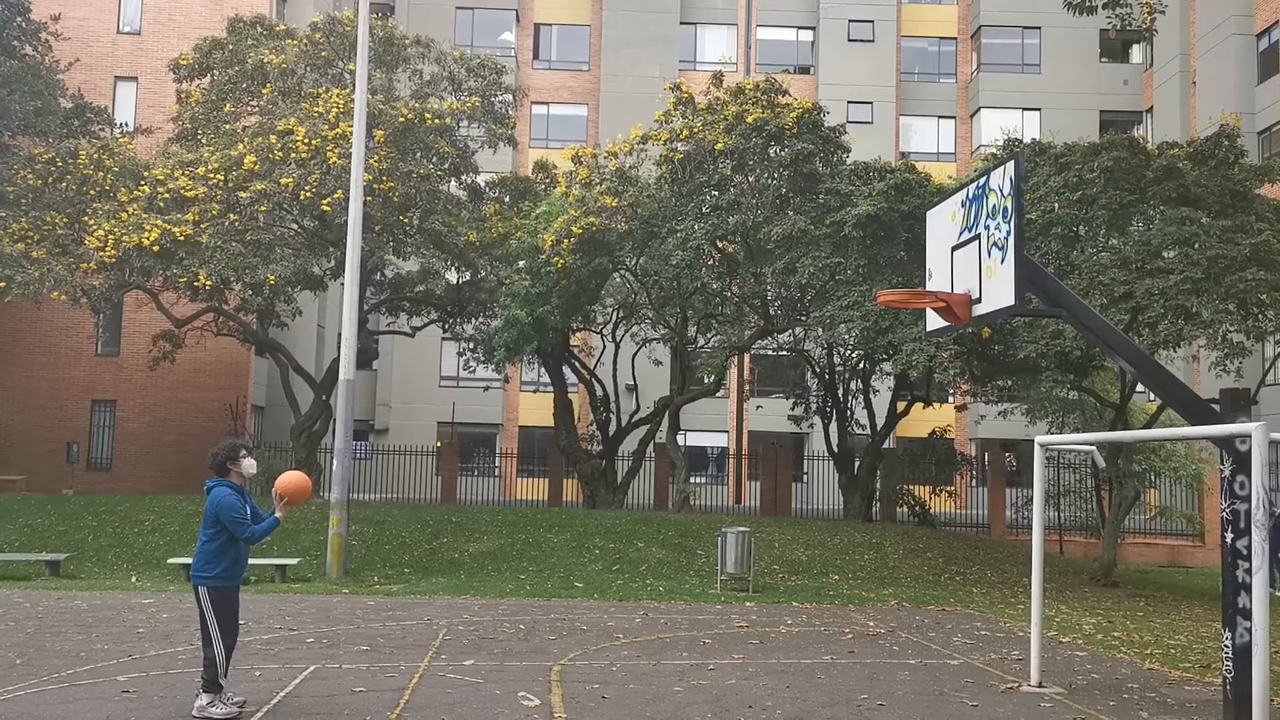
#> input picture frame 15 of user_files/tiro.mp4, 1280 x 720 px
$ python contornos.py
#> lines starting #> are read from the running program, lines starting #| are printed output that depends on the picture; after the words box and inside, x2 and y2 are one past the last pixel; in counts of white or black regions, pixels touching at a corner belong together
import cv2
import numpy as np
import csv
import os

input_video = "user_files/tiro.mp4"
output_video = "preprocesamiento/video_balon_tracking.mp4"
output_csv = "user_files/trayectoria.csv"

cap = cv2.VideoCapture(input_video)
width = int(cap.get(cv2.CAP_PROP_FRAME_WIDTH))
height = int(cap.get(cv2.CAP_PROP_FRAME_HEIGHT))
fps = cap.get(cv2.CAP_PROP_FPS)

writer = cv2.VideoWriter(output_video, cv2.VideoWriter_fourcc(*'mp4v'), fps, (width, height), isColor=True)

# --- Rango de color NEGRO en HSV ---
lower_black = np.array([0, 0, 0])
upper_black = np.array([180, 255, 60])

tracker = None
frame_number = 0
trayectoria = []  # Lista para guardar la trayectoria

while True:
    ret, frame = cap.read()
#> frame is the input picture: shape (720, 1280, 3); mean B, G, R 102.2, 116.1, 119.9
    if not ret:
        break

    output = frame.copy()

    if tracker is None:
        hsv = cv2.cvtColor(frame, cv2.COLOR_BGR2HSV)
#> hsv: shape (720, 1280, 3); mean H, S, V 32.2, 47.5, 122.6
        hsv_blur = cv2.GaussianBlur(hsv, (5, 5), 0)
#> hsv_blur: shape (720, 1280, 3); mean H, S, V 32.2, 47.5, 122.6
        mask = cv2.inRange(hsv_blur, lower_black, upper_black)
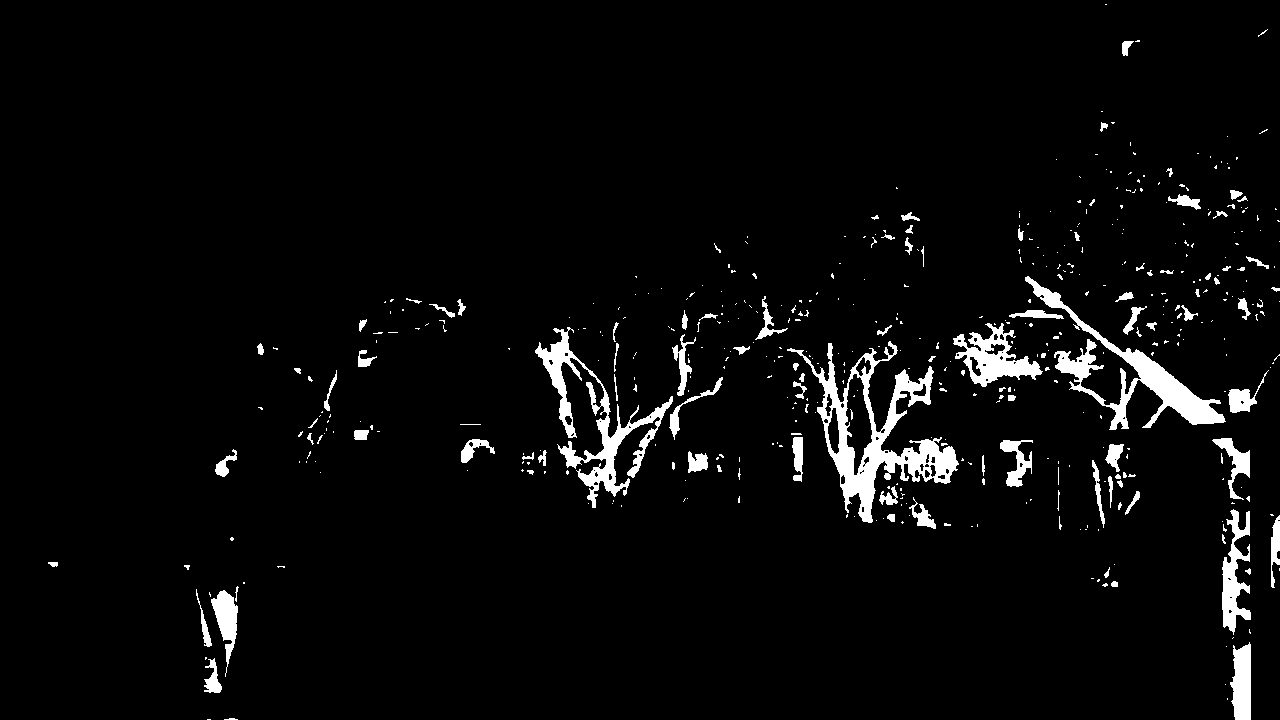
#> mask: shape (720, 1280); 4% white; 484 white regions (378 under 20 px), largest, box (x1, y1, x2, y2) and area: (787, 341, 959, 523) 7574, (1025, 276, 1226, 430) 5352, (535, 327, 673, 508) 4792

        kernel = cv2.getStructuringElement(cv2.MORPH_ELLIPSE, (5, 5))
        mask_clean = cv2.morphologyEx(mask, cv2.MORPH_OPEN, kernel, iterations=2)
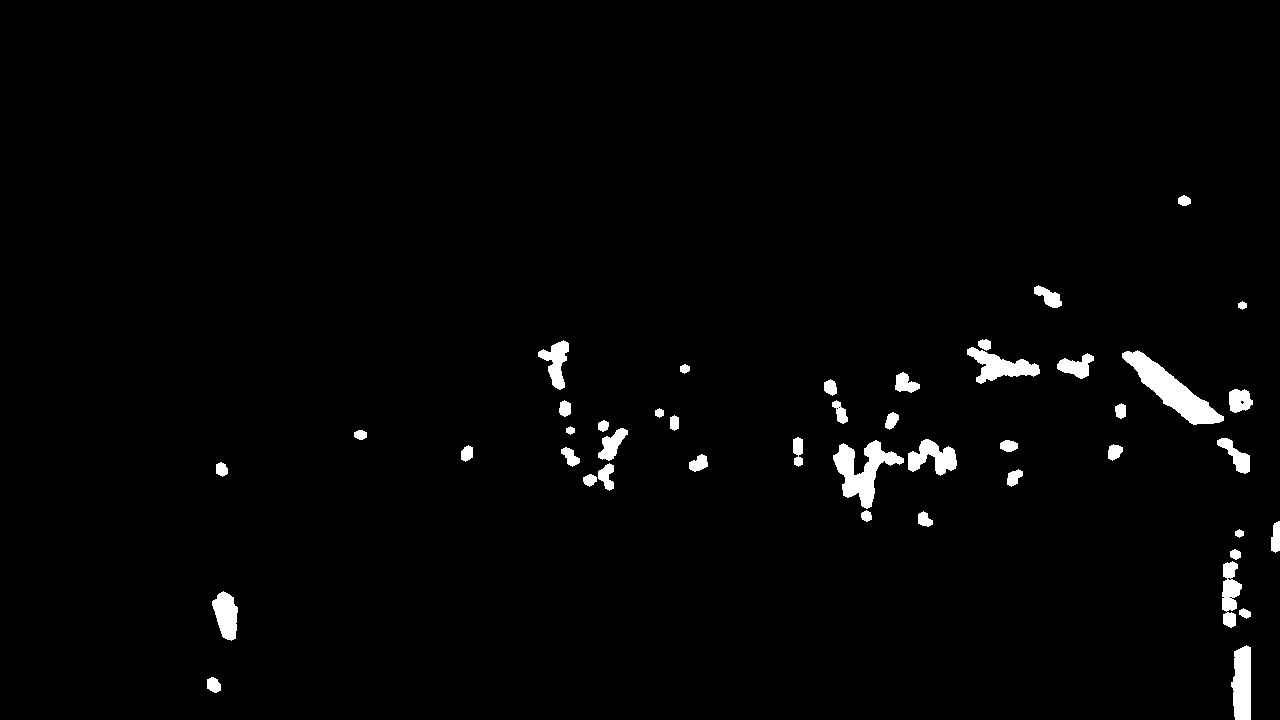
#> mask_clean: shape (720, 1280); 1.9% white; 45 white regions

        contours, _ = cv2.findContours(mask_clean, cv2.RETR_EXTERNAL, cv2.CHAIN_APPROX_SIMPLE)
#> contours = 45 contours; largest, box (x1, y1, x2, y2) and area: (1122, 350, 1224, 425) 2404, (833, 440, 904, 509) 1884, (1231, 645, 1251, 720) 1168, (967, 347, 1040, 384) 1130, (908, 439, 957, 476) 918

        for cnt in contours:
            area = cv2.contourArea(cnt)
            if 200 < area < 8000:
                (x, y), radius = cv2.minEnclosingCircle(cnt)
                circle_area = 3.14 * (radius ** 2)
                if circle_area == 0:
                    continue
                circularidad = area / circle_area

                if 0.7 < circularidad < 1.3:
                    x, y, w, h = cv2.boundingRect(cnt)
                    tracker = cv2.TrackerCSRT_create()
                    tracker.init(frame, (x, y, w, h))
                    cv2.putText(output, "TRACKING INICIADO", (30, 30),
                                cv2.FONT_HERSHEY_SIMPLEX, 0.7, (0, 255, 255), 2)
                    break
#> this loop made 34 passes
#> (area, radius, circle_area, circularidad, w, h) on pass 34: (409.5, 13.26, 552.5, 0.741, 24, 24)
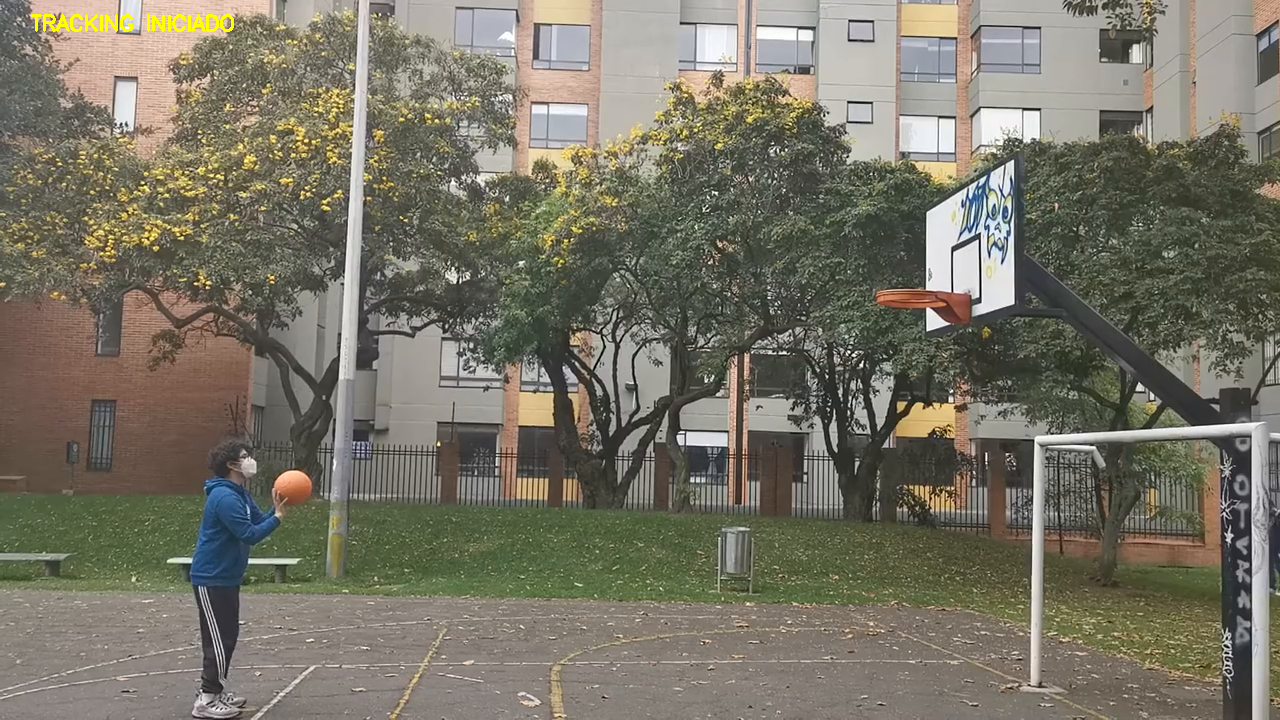
#> output: shape (720, 1280, 3); 0.18% of pixels changed, all inside (x1, y1, x2, y2) = (30, 14, 234, 32)
    else:
        success, box = tracker.update(frame)
        if success:
            (x, y, w, h) = [int(v) for v in box]
            center_x = x + w // 2
            center_y = y + h // 2
            trayectoria.append([frame_number, center_x, center_y])

            cv2.rectangle(output, (x, y), (x+w, y+h), (0, 255, 0), 2)
            cv2.circle(output, (center_x, center_y), 3, (255, 0, 0), -1)
            cv2.putText(output, "BALON", (x, y-10),
                        cv2.FONT_HERSHEY_SIMPLEX, 0.7, (0, 255, 0), 2)
        else:
            tracker = None
            cv2.putText(output, "BUSCANDO BALON...", (30, 30),
                        cv2.FONT_HERSHEY_SIMPLEX, 0.7, (0, 0, 255), 2)

    writer.write(output)
    cv2.imshow("Deteccion + Tracking", output)

    if cv2.waitKey(1) & 0xFF == ord('q'):
#> (key q is pressed here)
        break

    frame_number += 1

cap.release()
writer.release()
cv2.destroyAllWindows()

# ==== GUARDAR CSV ====
os.makedirs("user_files", exist_ok=True)
with open(output_csv, mode='w', newline='') as file:
    writer = csv.writer(file)
    writer.writerow(["frame", "x", "y"])
    writer.writerows(trayectoria)

print(f"Trayectoria guardada en {output_csv}")

$ run again, starting later in the video
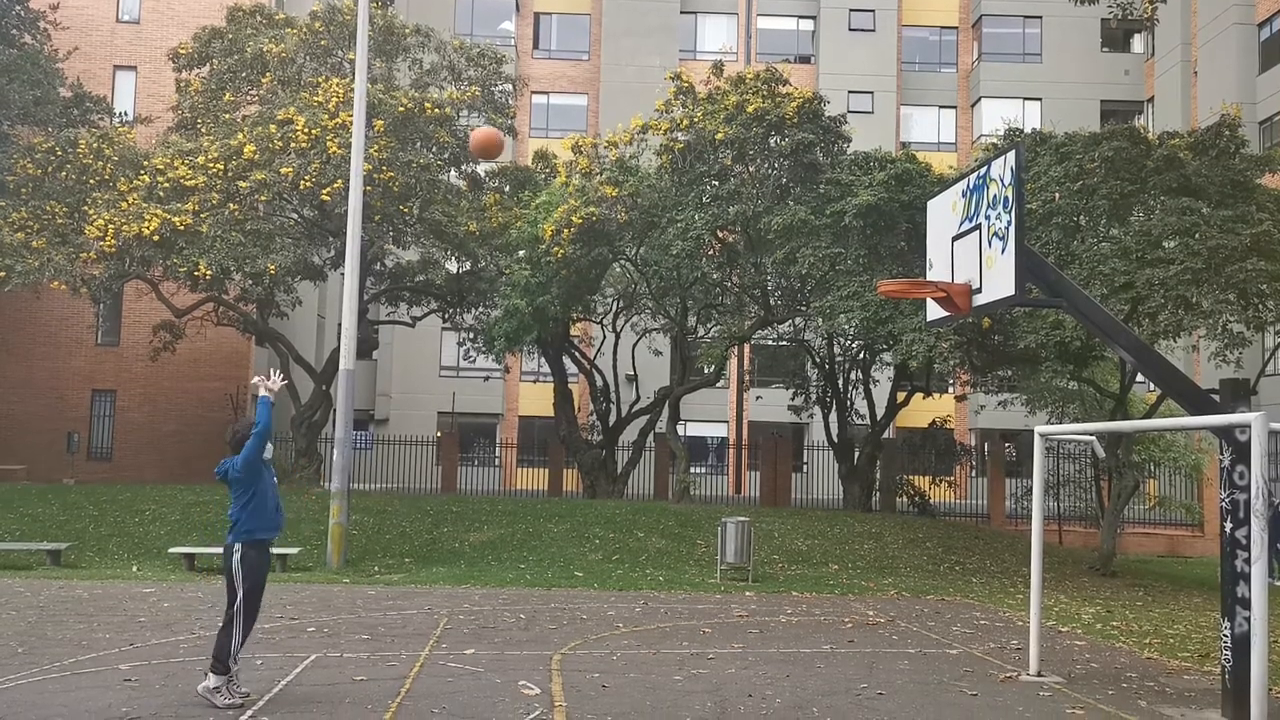
#> input picture frame 69 of user_files/tiro.mp4, 1280 x 720 px
#> frame is the input picture: shape (720, 1280, 3); mean B, G, R 102.1, 116, 120
#> hsv: shape (720, 1280, 3); mean H, S, V 31.7, 47.5, 122.6
#> hsv_blur: shape (720, 1280, 3); mean H, S, V 31.7, 47.5, 122.6
#> `mask = cv2.inRange(hsv_blur, lower_black, upper_black)`:
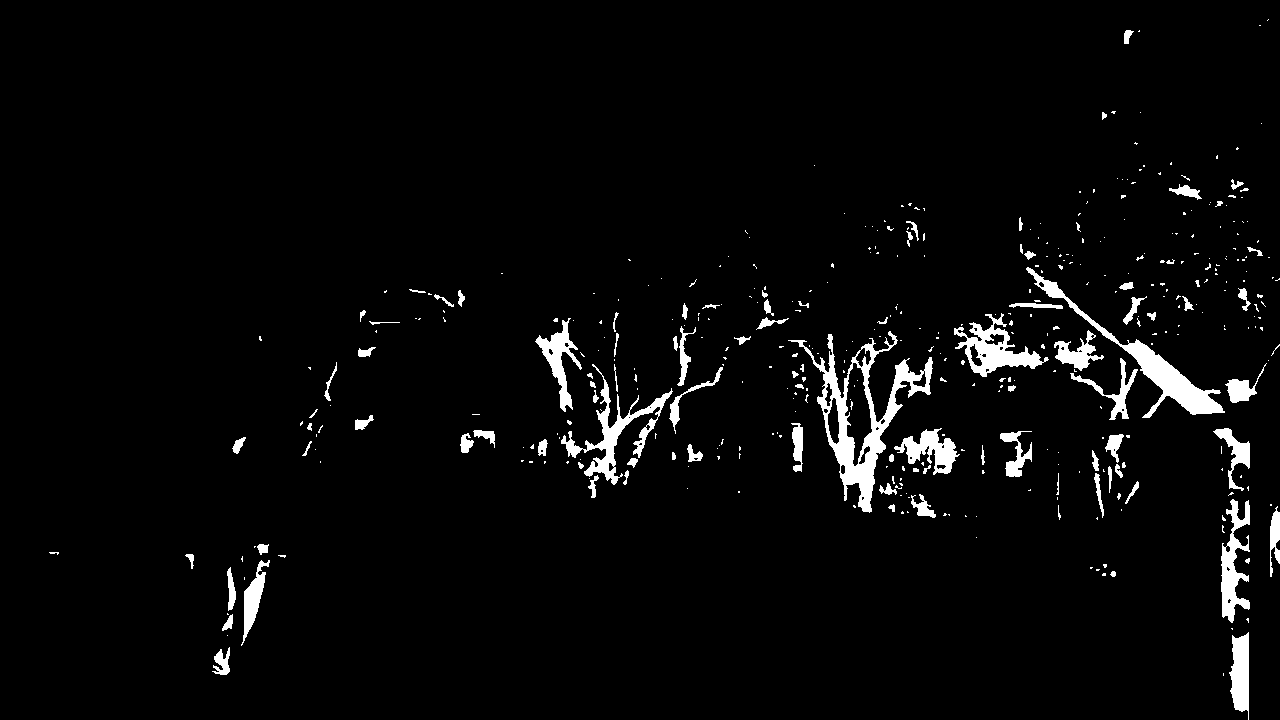
#> mask: shape (720, 1280); 3.5% white; 428 white regions (327 under 20 px), largest, box (x1, y1, x2, y2) and area: (788, 331, 933, 513) 5381, (1026, 267, 1225, 418) 3380, (561, 364, 673, 485) 2409
#> mask_clean: shape (720, 1280); 1.7% white; 42 white regions
#> contours = 42 contours; largest, box (x1, y1, x2, y2) and area: (1125, 341, 1222, 415) 2282, (833, 430, 885, 512) 1700, (1231, 635, 1249, 712) 1116, (967, 337, 1040, 374) 1037, (904, 430, 956, 467) 878
#> the loop `for cnt in contours:` made 32 passes
#> (area, radius, circle_area, circularidad, w, h) on pass 32: (410, 13.52, 573.7, 0.715, 25, 24)
#> after the loop `for cnt in contours:`:
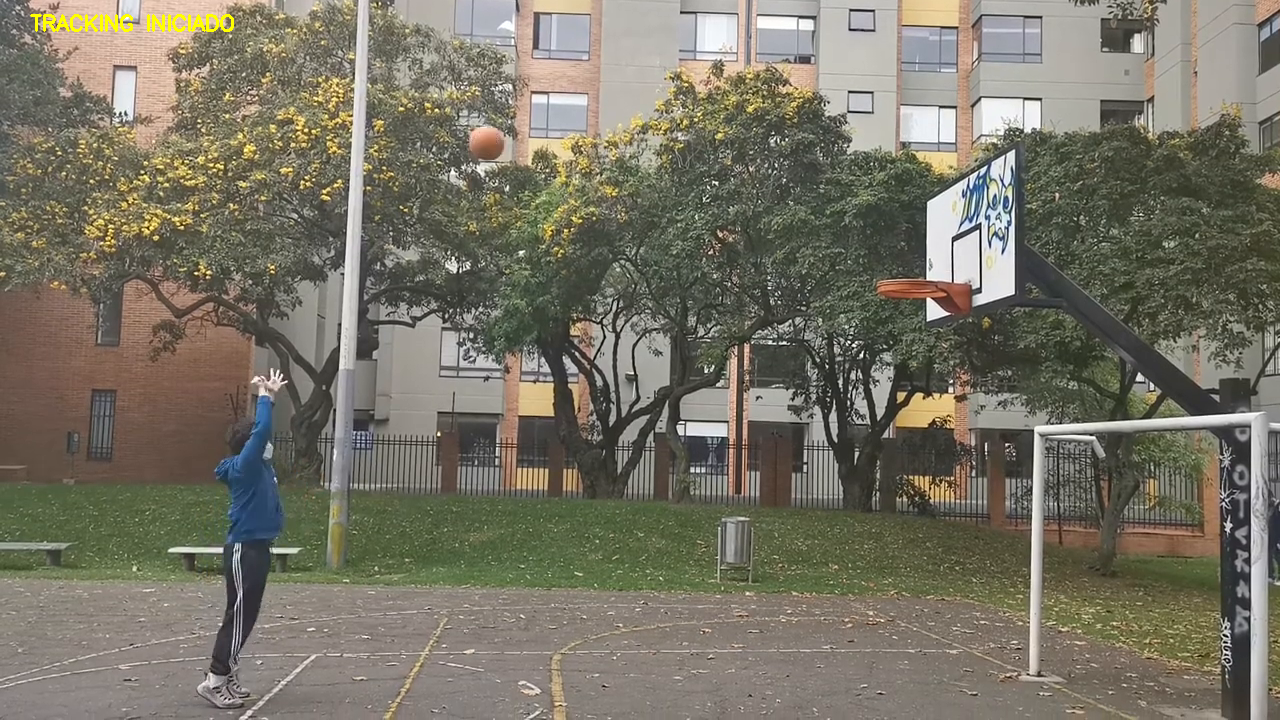
#> output: shape (720, 1280, 3); 0.18% of pixels changed, all inside (x1, y1, x2, y2) = (30, 14, 234, 32)
